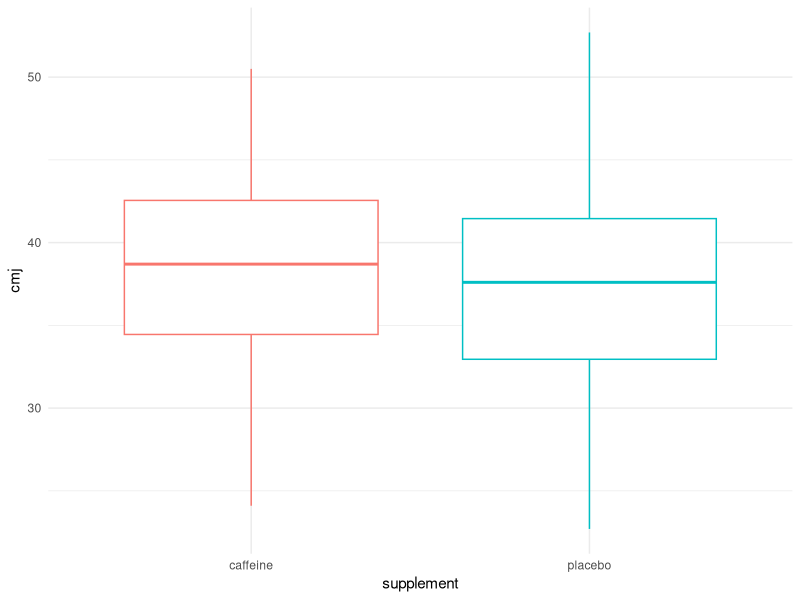
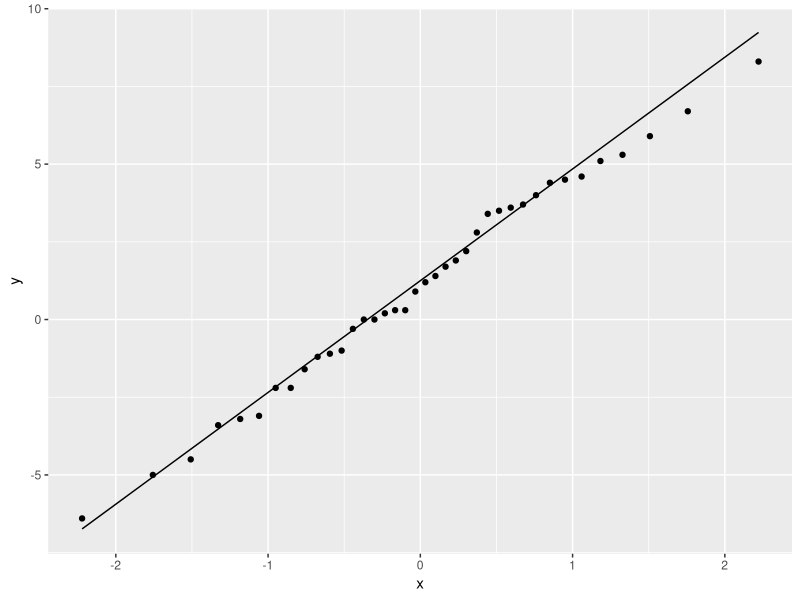
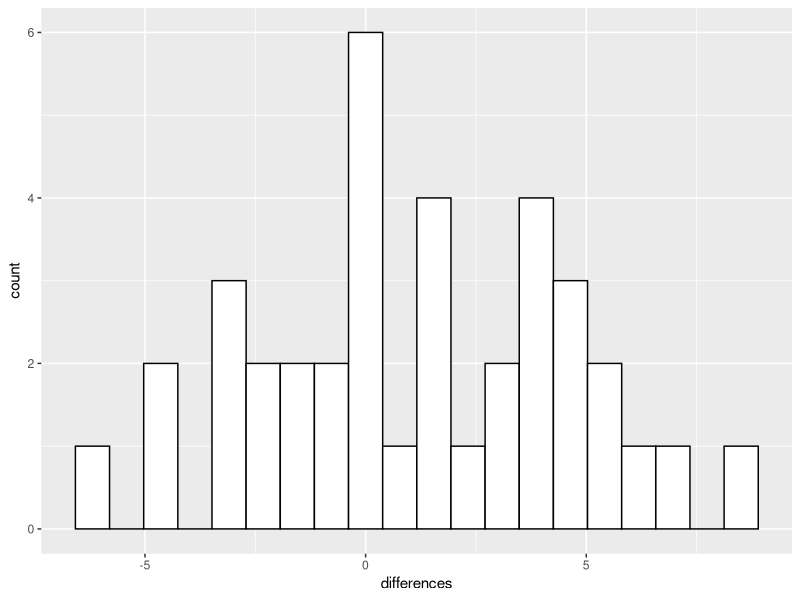

Here is the R script that generated these plots, in order: (Note: this script raises an error after producing the figures.)
# Load packages ----------------------------------------------------------------
library(tidyverse)
library(stats)
library(rstatix)

# Load data --------------------------------------------------------------------
venier2019replicationcmj <- read_csv("venier2019replicationcmj.csv")
  
#Calculate descriptives for cmj data-------------------------------------
r_cmj <-cor(venier2019replicationcmj$caffeine, venier2019replicationcmj$placebo) #correlation between dependent measures

cmj_diff <- venier2019replicationcmj$caffeine - venier2019replicationcmj$placebo 

cmj_m_diff<-mean(cmj_diff) #mean of difference scores
cmj_s_diff<-sd(cmj_diff) #standard deviation of difference scores
m1_cmj_caff <- mean(venier2019replicationcmj$caffeine)
m2_cmj_pla <- mean(venier2019replicationcmj$placebo)
sd1_cmj_caff <-sd(venier2019replicationcmj$caffeine) #standard deviation of group 1
sd2_cmj_pla <-sd(venier2019replicationcmj$placebo) #standard deviation of group 2
cmj_N <- length(venier2019replicationcmj$participant) #number of pairs


# Convert cmj data to long dataset --------------------------------------
cmjdat.long <- venier2019replicationcmj %>%
  gather(key = "supplement", value = "cmj", caffeine, placebo)
head(cmjdat.long, 3)

# Resolving assumptions for cmj data ------------------------------------
## Checking for outliers on difference score -----------------------------------

venier2019replicationcmj <- venier2019replicationcmj %>% mutate(differences = caffeine - placebo)

venier2019replicationcmj %>%
  identify_outliers(differences)

## Checking for outliers on individual groups ----------------------------------
venier2019replicationcmj %>%
  identify_outliers(caffeine)

venier2019replicationcmj %>%
  identify_outliers(placebo)

ggplot(cmjdat.long, aes(supplement, cmj, color = supplement)) +
  geom_boxplot(show.legend = FALSE) +
  theme_minimal()

## Checking distribution ----------------------------------------------------------

ggplot(venier2019replicationcmj, aes(sample = differences)) +
  geom_qq()+
  geom_qq_line()

ggplot(venier2019replicationcmj, aes(differences)) +
  geom_histogram(color="black", fill="white",
                 bins = 20)

## Checking normality ----------------------------------------------------------
venier2019replicationcmj %>% shapiro_test(caffeine)
venier2019replicationcmj %>% shapiro_test(placebo)
venier2019replicationcmj %>% shapiro_test(differences)

# t test for cmj data ---------------------------------------------------
t.test(cmj ~ supplement, cmjdat.long, 
       var.equal = TRUE, alternative = "two.sided", paired = TRUE, conf.level = 0.95)
